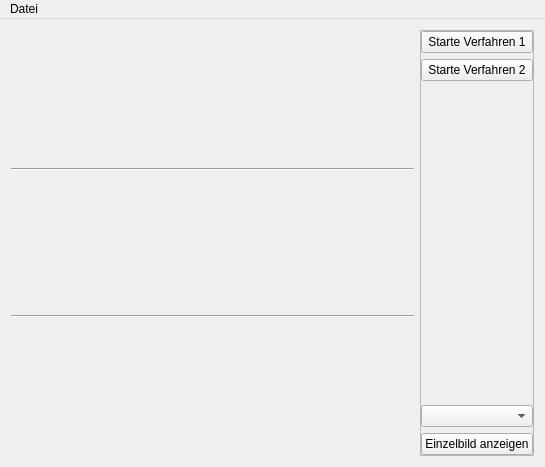
<?xml version="1.0" encoding="UTF-8"?>
<ui version="4.0">
 <class>MainWindow</class>
 <widget class="QMainWindow" name="MainWindow">
  <property name="geometry">
   <rect>
    <x>0</x>
    <y>0</y>
    <width>545</width>
    <height>467</height>
   </rect>
  </property>
  <property name="windowTitle">
   <string>Schattensegmentierung</string>
  </property>
  <widget class="QWidget" name="centralWidget">
   <layout class="QHBoxLayout" name="horizontalLayout">
    <item>
     <layout class="QVBoxLayout" name="verticalLayout">
      <item>
       <widget class="QLabel" name="labelOriginal">
        <property name="maximumSize">
         <size>
          <width>16777215</width>
          <height>150</height>
         </size>
        </property>
        <property name="text">
         <string/>
        </property>
       </widget>
      </item>
      <item>
       <widget class="Line" name="line">
        <property name="orientation">
         <enum>Qt::Horizontal</enum>
        </property>
       </widget>
      </item>
      <item>
       <widget class="QLabel" name="labelMethod1">
        <property name="maximumSize">
         <size>
          <width>16777215</width>
          <height>150</height>
         </size>
        </property>
        <property name="text">
         <string/>
        </property>
       </widget>
      </item>
      <item>
       <widget class="Line" name="line_2">
        <property name="orientation">
         <enum>Qt::Horizontal</enum>
        </property>
       </widget>
      </item>
      <item>
       <widget class="QLabel" name="labelMethod2">
        <property name="maximumSize">
         <size>
          <width>16777215</width>
          <height>150</height>
         </size>
        </property>
        <property name="text">
         <string/>
        </property>
       </widget>
      </item>
     </layout>
    </item>
    <item>
     <widget class="QFrame" name="frame">
      <property name="sizePolicy">
       <sizepolicy hsizetype="Fixed" vsizetype="Preferred">
        <horstretch>0</horstretch>
        <verstretch>0</verstretch>
       </sizepolicy>
      </property>
      <property name="frameShape">
       <enum>QFrame::StyledPanel</enum>
      </property>
      <property name="frameShadow">
       <enum>QFrame::Raised</enum>
      </property>
      <layout class="QVBoxLayout" name="verticalLayout_3">
       <property name="margin">
        <number>0</number>
       </property>
       <item>
        <widget class="QPushButton" name="pushButtonMethod1">
         <property name="text">
          <string>Starte Verfahren 1</string>
         </property>
        </widget>
       </item>
       <item>
        <widget class="QPushButton" name="pushButtonMethod2">
         <property name="text">
          <string>Starte Verfahren 2</string>
         </property>
        </widget>
       </item>
       <item>
        <spacer name="verticalSpacer">
         <property name="orientation">
          <enum>Qt::Vertical</enum>
         </property>
         <property name="sizeHint" stdset="0">
          <size>
           <width>20</width>
           <height>40</height>
          </size>
         </property>
        </spacer>
       </item>
       <item>
        <widget class="QComboBox" name="comboBoxImage"/>
       </item>
       <item>
        <widget class="QPushButton" name="pushButtonImage">
         <property name="text">
          <string>Einzelbild anzeigen</string>
         </property>
        </widget>
       </item>
      </layout>
     </widget>
    </item>
   </layout>
  </widget>
  <widget class="QMenuBar" name="menuBar">
   <property name="geometry">
    <rect>
     <x>0</x>
     <y>0</y>
     <width>545</width>
     <height>25</height>
    </rect>
   </property>
   <widget class="QMenu" name="menuDatei">
    <property name="title">
     <string>Datei</string>
    </property>
    <addaction name="actionOpen"/>
    <addaction name="actionClose"/>
   </widget>
   <addaction name="menuDatei"/>
  </widget>
  <action name="actionOpen">
   <property name="text">
    <string>Öffnen</string>
   </property>
  </action>
  <action name="actionSpeichern">
   <property name="text">
    <string>Speichern</string>
   </property>
  </action>
  <action name="actionClose">
   <property name="text">
    <string>Beenden</string>
   </property>
  </action>
 </widget>
 <layoutdefault spacing="6" margin="11"/>
 <resources/>
 <connections>
  <connection>
   <sender>actionClose</sender>
   <signal>triggered()</signal>
   <receiver>MainWindow</receiver>
   <slot>close()</slot>
   <hints>
    <hint type="sourcelabel">
     <x>-1</x>
     <y>-1</y>
    </hint>
    <hint type="destinationlabel">
     <x>272</x>
     <y>233</y>
    </hint>
   </hints>
  </connection>
  <connection>
   <sender>actionOpen</sender>
   <signal>triggered()</signal>
   <receiver>MainWindow</receiver>
   <slot>extractImages()</slot>
   <hints>
    <hint type="sourcelabel">
     <x>-1</x>
     <y>-1</y>
    </hint>
    <hint type="destinationlabel">
     <x>272</x>
     <y>233</y>
    </hint>
   </hints>
  </connection>
  <connection>
   <sender>pushButtonMethod1</sender>
   <signal>clicked()</signal>
   <receiver>MainWindow</receiver>
   <slot>executeMethod1()</slot>
   <hints>
    <hint type="sourcelabel">
     <x>459</x>
     <y>55</y>
    </hint>
    <hint type="destinationlabel">
     <x>386</x>
     <y>31</y>
    </hint>
   </hints>
  </connection>
  <connection>
   <sender>pushButtonMethod2</sender>
   <signal>clicked()</signal>
   <receiver>MainWindow</receiver>
   <slot>executeMethod2()</slot>
   <hints>
    <hint type="sourcelabel">
     <x>494</x>
     <y>81</y>
    </hint>
    <hint type="destinationlabel">
     <x>382</x>
     <y>144</y>
    </hint>
   </hints>
  </connection>
  <connection>
   <sender>pushButtonImage</sender>
   <signal>clicked()</signal>
   <receiver>MainWindow</receiver>
   <slot>displayImage()</slot>
   <hints>
    <hint type="sourcelabel">
     <x>429</x>
     <y>438</y>
    </hint>
    <hint type="destinationlabel">
     <x>383</x>
     <y>443</y>
    </hint>
   </hints>
  </connection>
 </connections>
 <slots>
  <slot>extractImages()</slot>
  <slot>executeMethod1()</slot>
  <slot>executeMethod2()</slot>
  <slot>displayImage()</slot>
 </slots>
</ui>
